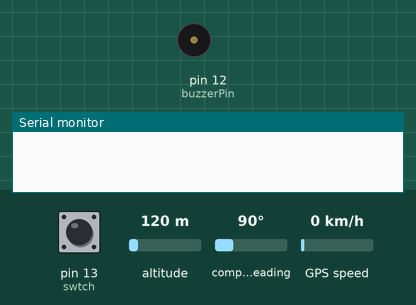
Simulated run of this sketch. Board: Arduino Uno, built with avr-gcc and run on an emulated ATmega328P. Shown: buzzer (waves = sounding), the last lines printed to the serial monitor. Inputs (shaded band) come from the test bench; at power-on: pin 13 (swtch) HIGH, altitude 120 m, compass heading 90°, GPS speed 0 km/h. The GPS gets a fix after 3 s at 37.7749, -122.4194 with 8 satellites.

Above: at 1.2 s.
1.3 s: pin 13 (swtch) pulled LOW for 3.2 s
At 1.7 s:
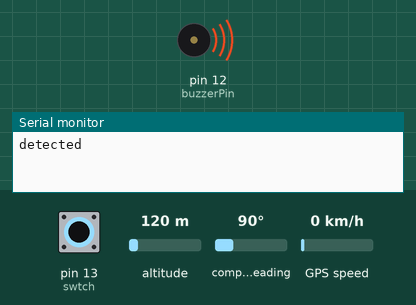
Timing chart, 0 to 4.9 s (numbered marks = the images above; inputs shaded):
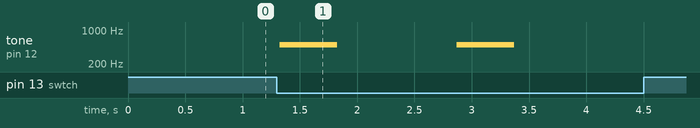

The sketch:

arduino_acc.ino
```cpp
#include "TinyGPS++.h"
#include "SoftwareSerial.h"

SoftwareSerial serial_connection(10, 11); //RX=pin 10, TX=pin 11
TinyGPSPlus gps;//This is the GPS object that will pretty much do all the grunt work with the NMEA data

int buzzerPin = 12;
int swtch = 13;
void setup()
{
  Serial.begin(9600);
  pinMode(swtch, INPUT);
  pinMode(buzzerPin, OUTPUT);
  //serial_connection.begin(9600);//This opens up communications to the GPS
}

void loop()
{

  while (serial_connection.available()) //While there are characters to come from the GPS
  {
    gps.encode(serial_connection.read());//This feeds the serial NMEA data into the library one char at a time
  }
  if (gps.location.isUpdated()) //This will pretty much be fired all the time anyway but will at least reduce it to only after a package of NMEA data comes in
  {
    //Get the latest info from the gps object which it derived from the data sent by the GPS unit
    delay(5000);
    //Serial.println("Satellite Count:");
    //Serial.println(gps.satellites.value());
    //Serial.println("Latitude:");
    //Serial.println(gps.location.lat(), 6);
    //Serial.println("Longitude:");
    //Serial.println(gps.location.lng(), 6);
    //Serial.println("Speed MPH:");
    //Serial.println(gps.speed.mph());
    //Serial.println("Altitude Feet:");
    //Serial.println(gps.altitude.feet());
    //Serial.println("");
    Serial.println(gps.location.lat(),6);
    Serial.println(gps.location.lng(),6);
  }
  if(debounce(swtch)== LOW)
  {
    tone(buzzerPin, 500);
    Serial.println("detected");
    delay(500);
    noTone(buzzerPin);
    delay(1000);
  }
}
int debounce(int pin)
{
  int state, previous_state;
  previous_state = digitalRead(pin);
  for(int i = 0; i < 25; i++)
  {
    delay(1);
    state = digitalRead(pin);
    if( state != previous_state)
    {
      i = 0;
      previous_state = state;
    }
  }
  return state;
}
```

Measured:
- after the input at 1.3 s, tone on pin 12 (buzzerPin): alternates 500 Hz for 0.50 s and silent for 1.0 s, 4 changes in all, then stays silent, starting at once
